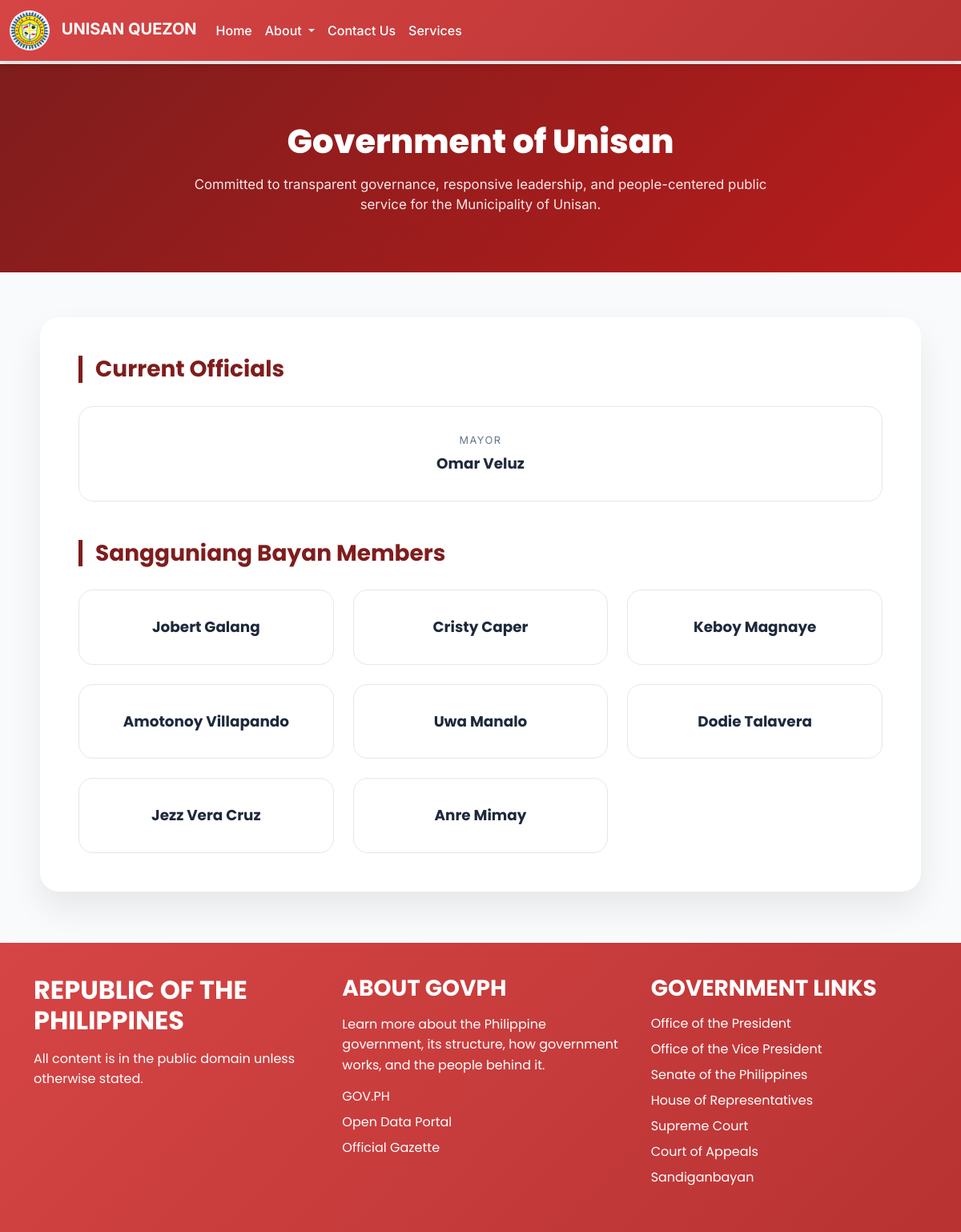
The page /goverment.php on the database its author committed.
### tables this page shows
CREATE TABLE `government_officials` (
  `id` int(11) NOT NULL,
  `name` varchar(100) NOT NULL,
  `position` varchar(100) NOT NULL,
  `position_order` int(11) DEFAULT 0,
  `image` varchar(255) DEFAULT NULL,
  `description` text DEFAULT NULL,
  `order_number` int(11) DEFAULT 0,
  `created_at` timestamp NOT NULL DEFAULT current_timestamp()
);

### goverment.php (the view, shortened to what this page needs)
<?php
include 'config.php';
$mayor = $conn->query("SELECT * FROM government_officials WHERE position='Mayor' ORDER BY position_order LIMIT 1")->fetch_assoc();
$sb_members = $conn->query("SELECT * FROM government_officials WHERE position='Sangguniang Bayan Member' ORDER BY position_order, id");
?>
<!DOCTYPE html>
<html lang="en">
<head>
<link href="https://cdn.jsdelivr.net/npm/bootstrap@5.3.0/dist/css/bootstrap.min.css" rel="stylesheet">
</head>
<body>
<?php include 'header.php'; ?>
<section class="hero">
    <h1>Government of Unisan</h1>
    <p>
        Committed to transparent governance, responsive leadership,
        and people-centered public service for the Municipality of Unisan.
    </p>
</section>
<div class="page-content">
    <div class="content-card">
        <h3 class="section-title">Current Officials</h3>
        <div class="officials-grid mb-5">
            <?php if($mayor): ?>
            <div class="official-card">
                <div class="official-title">Mayor</div>
                <div class="official-name"><?= htmlspecialchars($mayor['name']) ?></div>
            </div>
            <?php endif; ?>
        </div>
        <?php if($sb_members->num_rows > 0): ?>
        <h3 class="section-title">Sangguniang Bayan Members</h3>
        <div class="officials-grid">
            <?php while($member = $sb_members->fetch_assoc()): ?>
            <div class="official-card">
                <div class="official-name"><?= htmlspecialchars($member['name']) ?></div>
            </div>
            <?php endwhile; ?>
        </div>
        <?php endif; ?>
    </div>
</div>
<?php include 'footer.php'; ?>
</body>
</html>

### goverment.php (style rules this page uses)
:root { --red:#8b1e1e; --red-dark:#7f1d1d; --dark:#1e293b; --gray:#64748b; --border:#e5e7eb; }
body { font-family:Inter,sans-serif; background:#f8fafc; color:var(--dark); padding-top:90px; }
.hero { background:linear-gradient(135deg,#7f1d1d,#b91c1c); color:white; padding:4.5rem 1rem; text-align:center; }
.hero h1 { font-family:Poppins,sans-serif; font-weight:800; font-size:2.6rem; }
.hero p { max-width:720px; margin:1rem auto 0; opacity:.9; font-size:1.05rem; }
.page-content { padding:3.5rem 1rem 4rem; }
.content-card { background:white; max-width:1100px; margin:0 auto; border-radius:24px; padding:3rem; box-shadow:0 20px 40px rgba(0,0,0,.08); }
.section-title { font-family:Poppins,sans-serif; font-weight:700; color:var(--red-dark); margin-bottom:1.8rem; border-left:5px solid var(--red-dark); padding-left:1rem; }
.officials-grid { display:grid; grid-template-columns:repeat(auto-fit,minmax(250px,1fr)); gap:1.5rem; }
.official-card { background:#fff; border:1px solid var(--border); border-radius:18px; padding:2rem 1.5rem; text-align:center; transition:.3s ease; }
.official-title { font-size:.8rem; letter-spacing:1.5px; text-transform:uppercase; color:var(--gray); margin-bottom:.4rem; }
.official-name { font-family:Poppins,sans-serif; font-size:1.15rem; font-weight:700; }

### header.php (style rules this page uses)
body { padding-top: 80px; }

### rows shown on the page
government_officials: name "Omar Veluz"
government_officials: name "Jobert Galang"
government_officials: name "Cristy Caper"
government_officials: name "Keboy Magnaye"
government_officials: name "Amotonoy Villapando"
government_officials: name "Uwa Manalo"
government_officials: name "Dodie Talavera"
government_officials: name "Jezz Vera Cruz"
government_officials: name "Anre Mimay"
